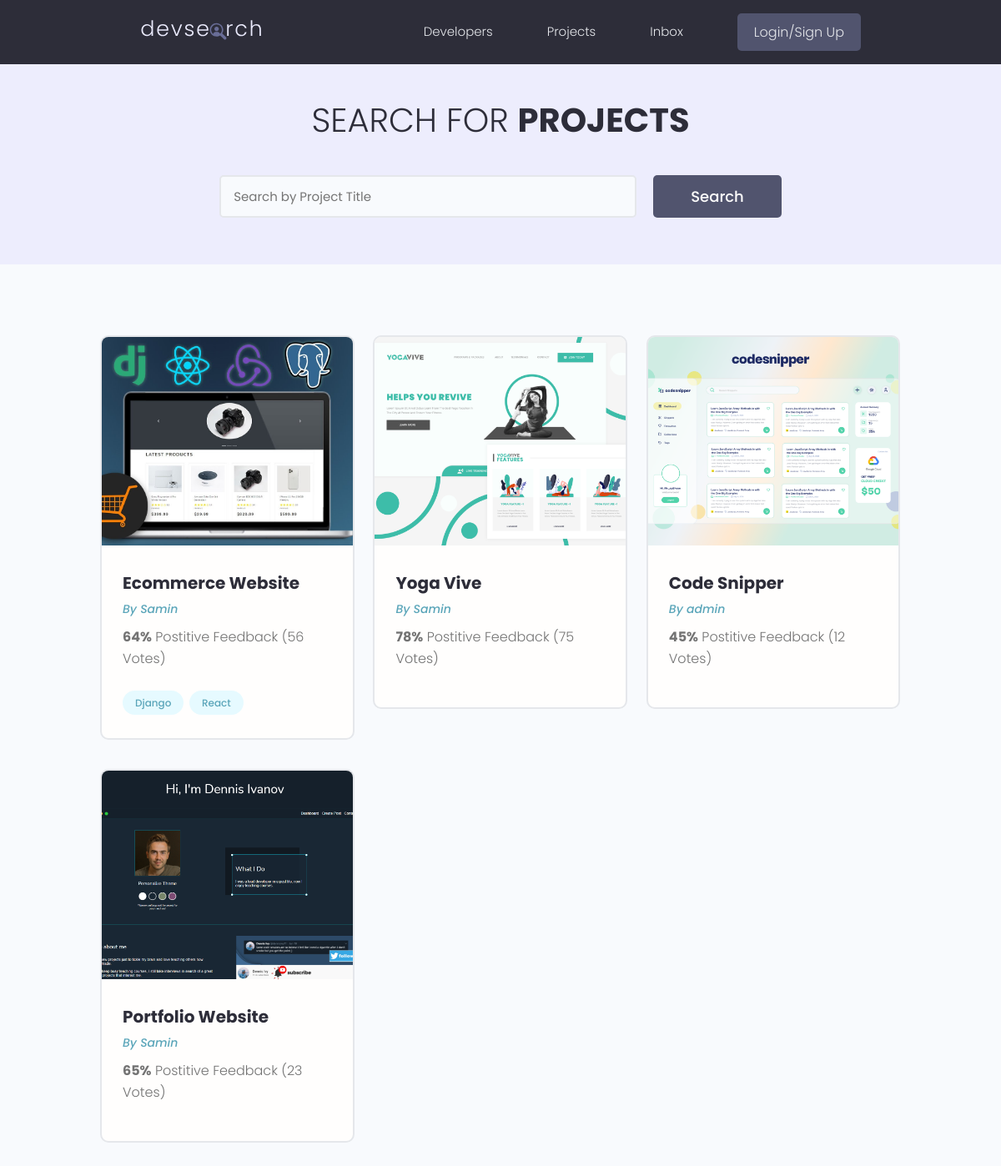
/projects/, run on the app's committed database.
### projects/models.py (models this page shows, shortened)
class Project(models.Model):
    owner=models.ForeignKey(Profile,null=True,on_delete=models.SET_NULL)
    title=models.CharField(max_length=200)
    description=models.TextField(null=True,blank=True)
    featured_image=models.ImageField(null=True,blank=True,default="default.jpg")
    demo_link=models.CharField(max_length=2000,null=True,blank=True)
    source_link=models.CharField(max_length=2000,null=True,blank=True)
    tags=models.ManyToManyField('Tag',blank=True)
    vote_total=models.IntegerField(default=0,null=True,blank=True)
    vote_ratio=models.IntegerField(default=0,null=True,blank=True)
    created=models.DateTimeField(auto_now_add=True)
    id=models.UUIDField(default=uuid.uuid4,unique=True,primary_key=True,editable=False)

class Tag(models.Model):
      name=models.CharField(max_length=200)
      created=models.DateTimeField(auto_now_add=True)
      id=models.UUIDField(default=uuid.uuid4,unique=True,primary_key=True,editable=True)
      def __str__(self):
        return self.name

### users/models.py (models this page shows, shortened)
class Profile(models.Model):
   user=models.OneToOneField(User, on_delete=models.CASCADE,null=True,blank=True)
   name=models.CharField(max_length=200,blank=True,null=True)
   email=models.EmailField(max_length=500,blank=True,null=True)
   username=models.CharField(max_length=200,blank=True,null=True)
   location=models.CharField(max_length=200,blank=True,null=True)
   shot_intro=models.CharField(max_length=200,blank=True,null=True)
   bio=models.TextField(blank=True,null=True)
   profile_image=models.ImageField(null=True,blank=True,upload_to='profiles/',default='profiles/user-default.png')
   social_github=models.CharField(max_length=200,blank=True,null=True)
   social_twitter=models.CharField(max_length=200,blank=True,null=True)
   social_linkedin=models.CharField(max_length=200,blank=True,null=True)
   social_youtube=models.CharField(max_length=200,blank=True,null=True)
   created=models.DateTimeField(auto_now_add=True)
   id=models.UUIDField(default=uuid.uuid4,unique=True,primary_key=True,editable=False)

### projects/views.py (the view)
# urls.py: path('projects/', include('projects.urls')),
def projects(request):
  projects=Project.objects.all()
  context={'projects':projects}
  return render(request,'projects/projects.html',context)

### projects/templates/projects/projects.html (shortened to what this page needs)
{% extends 'main.html' %} {% block content %}
<main class="projects">
  <section class="hero-section text-center">
    <div class="container container--narrow">
      <div class="hero-section__box">
        <h2>Search for <span>Projects</span></h2>
      </div>
      <div class="hero-section__search">
        <form class="form" action="#" method="get">
          <div class="form__field">
            <input
              class="input input--text"
              id="formInput#search"
              type="text"
              name="text"
              placeholder="Search by Project Title"
            />
          </div>
          <input class="btn btn--sub btn--lg" type="submit" value="Search" />
        </form>
      </div>
    </div>
  </section>
  <section class="projectsList">
    <div class="container">
      <div class="grid grid--three">
        {% for project in projects %}
        <div class="column">
          <div class="card project">
            <a href="{% url 'singleProject' project.id %}" class="project">
              <img
                class="project__thumbnail"
                src="{{project.featured_image.url}}"
                alt="project thumbnail"
              />
              <div class="card__body">
                <h3 class="project__title">
                  {{project.title}}
                </h3>
                <p>
                  <a class="project__author" href="{% url 'user-profile' project.owner.id %}"
                    >By {{project.owner.name}}</a
                  >
                </p>
                <p class="project--rating">
                  <span style="font-weight: bold">{{project.vote_ratio}}%</span> Postitive Feedback
                  ({{project.vote_total}} Vote{{project.vote_total|pluralize:"s"}})
                </p>
                <div class="project__tags">
                  {% for tag in project.tags.all %}
                  <span class="tag tag--pill tag--main">
                    <small>{{tag}}</small>
                  </span>
                  {% endfor %}
                </div>
              </div>
            </a>
          </div>
        </div>
        {% endfor %}
      </div>
    </div>
  </section>
</main>
{% endblock %}

### templates/main.html (shortened to what this page needs)
<!DOCTYPE html>
{% load static %}
<html lang="en">
  <head>
    <link rel="stylesheet" href="{% static 'uikit/styles/uikit.css' %}" />
    <link rel="stylesheet" href="{% static 'styles/app.css' %}" />
  </head>
  <body>
    {% include 'navbar.html' %}
    {% block content %} {% endblock %}
  </body>
</html>

### templates/navbar.html (shortened to what this page needs)
{% load static %}
<header class="header">
  <div class="container container--narrow">
    <a href="{% url 'profiles' %}" class="header__logo">
      <img src="{% static 'images/logo.svg' %}" alt="DevSearch Logo" />
    </a>
    <nav class="header__nav">
      <ul class="header__menu">
        <li class="header__menuItem">
          <a href="{% url 'profiles' %}">Developers</a>
        </li>
        <li class="header__menuItem">
          <a href="{% url 'projects' %}">Projects</a>
        </li>
        <li class="header__menuItem"><a href="">Inbox</a></li>
        {% if request.user.is_authenticated %}
        <li class="header__menuItem">
          <a href="{% url 'create-project' %}">Add Project</a>
        </li>
        <li class="header__menuItem">
          <a href="{% url 'logout' %}" class="btn btn--sub">Log out</a>
        </li>
        {% else %}
        <li class="header__menuItem">
          <a href="{% url 'login' %}" class="btn btn--sub">Login/Sign Up</a>
        </li>
        {% endif %}
      </ul>
    </nav>
  </div>
</header>

### static/styles/app.css (style rules this page uses)
:root { --color-sub: #2d2d39; }
.btn--sub { background-color: var(--color-sub-light); }
.card { border: 2px solid var(--color-light); }
img { width: 100%; }
.header { position: sticky; z-index: 111; background-color: var(--color-sub); padding: 1.5rem 0; }
.header > .container { display: flex; justify-content: space-between; align-items: center; }
.header__logo > img { height: 3.8rem; }
.header__nav > ul { display: inline-flex; align-items: center; list-style: none; gap: 6.5rem; }
.header__menuItem > a { color: var(--color-light); font-weight: 300; }
.hero-section { height: 40vh; display: flex; align-items: center; background-color: var(--color-sub); }
.hero-section__box { margin-bottom: 4rem; }
.hero-section__box > h2, .hero-section__box > h2 > span { font-size: 4rem; color: var(--color-light); line-height: 1.3; text-transform: uppercase; }
.hero-section__box > h2 { font-weight: 300; }
.hero-section__box > h2 > span { font-weight: 700; }
.hero-section__search > .form { display: flex; align-items: center; justify-content: center; gap: 2rem; }
.hero-section__search > .form input.input--text { width: 50rem; }
.project__author { font-size: 1.4rem; font-style: italic; }
.project--rating { margin-bottom: 1.6em; margin-top: .5em; }
.projects > .hero-section { background: var(--color-sub-lighter); height: 30vh; }
.projects .hero-section__box { margin-bottom: 2.5rem; }
.projects .hero-section__box > h2 { color: var(--color-sub); }
.projects .hero-section__box > h2 > span { font-weight: 700; color: var(--color-sub); }
.projectsList { margin-top: 8rem; }
.project__thumbnail { height: 25rem; object-fit: cover; object-position: top center; }
.project__title { font-size: 2rem; font-weight: 700; color: var(--color-sub); }

### static/uikit/styles/modules/_variables.css (style rules this page uses)
:root { --color-main: #5aa5b9; --color-main-light: #e6faff; --color-sub: #3f4156; --color-sub-light: #51546e; --color-sub-lighter: #ededfd; --color-text: #737373; --color-gray: #8b8b8b; --color-light: #e5e7eb; --color-light-gray: #767676; --color-bg: #f8fafd; --color-white: #fffefd; --color-white-light: #f3f3f3; --color-success: #359e64; --color-success-bg: #def8e8; --color-error: #fc4b0b; --color-error-bg: #fff2ee; --font-base: 'Poppins', arial, helvetica, 'Segoe UI', roboto, ubuntu, sans-serif; --font-monospace: 'Fira Code', 'Courier New', courier, monospace; --font-regular: 300; --font-medium: 500; --font-bold: 700; --generic-shadow: 1px 1px 5px #00000010; --generic-transition: all 0.3s ease-in-out; }

### static/uikit/styles/modules/_base.css (style rules this page uses)
* { margin: 0; padding: 0; box-sizing: border-box; text-rendering: optimizeLegibility; color: inherit; font-size: inherit; }
html { font-size: 50%; }
@media only screen and (min-width: 480px) { html { font-size: 56.25%; } }
@media only screen and (min-width: 1200px) { html { font-size: 62.5%; } }
body { line-height: 1.6; font-weight: 400; font-size: 1.5rem; color: var(--color-text); background-color: var(--color-bg); min-height: 100vh; }

### static/uikit/styles/modules/_typography.css (style rules this page uses)
* { font-family: var(--font-base); }
h2 { font-size: 3.6rem; font-weight: var(--font-bold); }
h3 { font-size: 3.2rem; font-weight: var(--font-medium); }
p, span, strong { font-size: 1.6rem; color: var(--color-text); font-weight: var(--font-regular); }
a { padding-bottom: 2px; text-decoration: none; display: inline-block; color: var(--color-main); font-weight: var(--font-medium); }

### static/uikit/styles/modules/_utilities.css (style rules this page uses)
.container { width: 92%; max-width: 165rem; margin: 0 auto; box-sizing: border-box; }
.container--narrow { width: 92%; max-width: 120rem; }
@media screen and (min-width: 1000px) { .container { width: 90%; } }
@media screen and (min-width: 1000px) { .container--narrow { width: 85%; } }
@media screen and (min-width: 1200px) { .container { width: 80%; } }
@media screen and (min-width: 1200px) { .container--narrow { width: 72%; } }
.text-center { text-align: center; }

### static/uikit/styles/modules/_button.css (style rules this page uses)
.btn { display: inline-block; position: relative; cursor: pointer; background-color: var(--color-light); font-weight: var(--font-medium); color: var(--color-sub); text-decoration: none; padding: 1rem 2rem; border-radius: 0.5rem; border: none; width: -webkit-fit-content; width: -moz-fit-content; width: fit-content; height: -webkit-fit-content; height: -moz-fit-content; height: fit-content; font-size: 1.6rem; outline-width: 0; outline-color: transparent; -webkit-backface-visibility: hidden; backface-visibility: hidden; transition: all 0.3s ease-in-out; }
.btn--sub { background-color: var(--color-sub); color: var(--color-white); }
.btn--lg { font-size: 1.8rem; padding: 1.2rem 4.5rem; }

### data on the page
Project: featured_image (picture), title "Ecommerce Website", owner.name "Samin", vote_ratio "64", vote_total "56"
Tag: name "Django"
Tag: name "React"
Project: featured_image (picture), title "Yoga Vive", owner.name "Samin", vote_ratio "78", vote_total "75"
Project: featured_image (picture), title "Code Snipper", owner.name "admin", vote_ratio "45", vote_total "12"
Project: featured_image (picture), title "Portfolio Website", owner.name "Samin", vote_ratio "65", vote_total "23"
